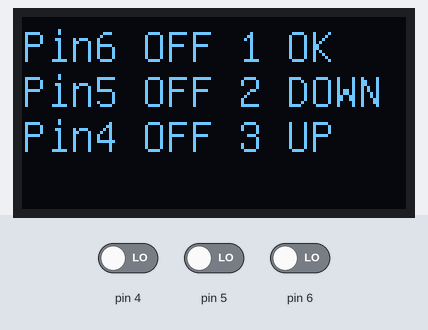
A sketch run on a simulated Arduino Uno, built with avr-gcc and run on an emulated ATmega328P. On the bench: 128×64 one-colour display. The test bench sets the inputs (shaded band); at power-on: pin 4 LOW, pin 5 LOW, pin 6 LOW.

Above: at 1.5 s.
1.6 s: pin 4 driven HIGH
At 3.2 s:
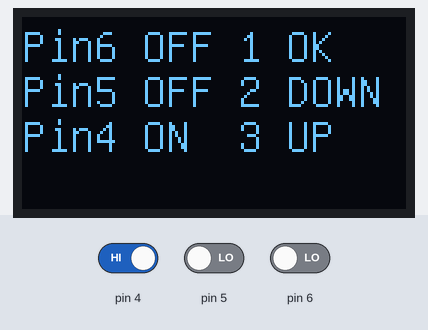
3.7 s: pin 5 driven HIGH
At 5.6 s:
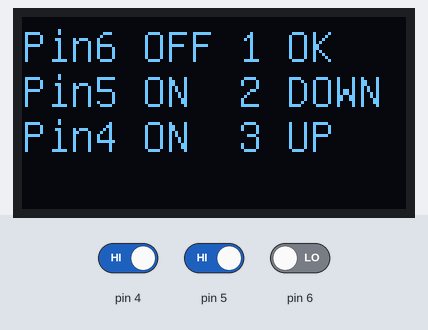
5.9 s: pin 6 driven HIGH
At 7.7 s:
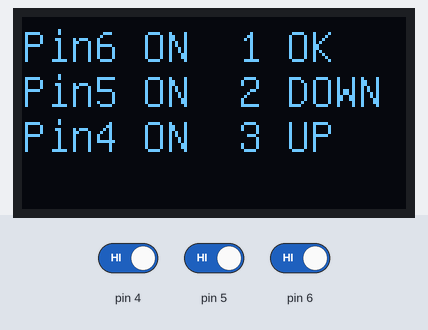
8.0 s: pin 4 driven LOW
At 10.2 s:
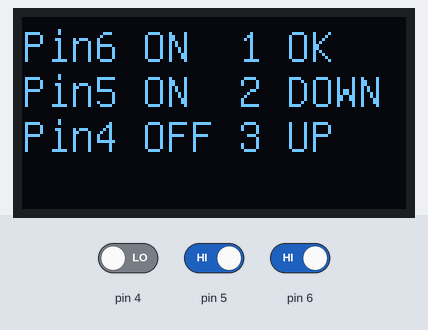
10.5 s: pin 5 driven LOW
At 12.4 s:
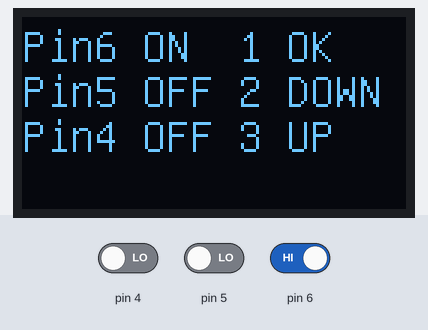
12.7 s: pin 6 driven LOW
At 14.4 s:
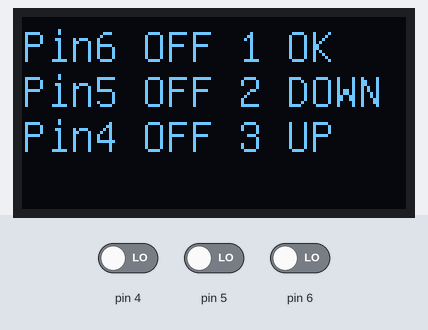
Timing chart, 0 to 15.6 s (numbered marks = the images above; inputs shaded):
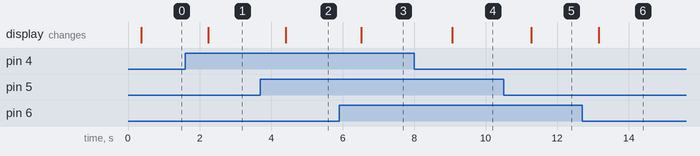

Measured:
- after the input at 1.6 s, the display: changes after 0.65 s (image 1)
- after the input at 3.7 s, the display: changes after 0.70 s (image 2)
- after the input at 5.9 s, the display: changes after 0.62 s (image 3)
- after the input at 8.0 s, the display: changes after 1.1 s (image 4)
- after the input at 10.5 s, the display: changes after 0.78 s (image 5)
- after the input at 12.7 s, the display: changes after 0.46 s (image 6)

The sketch:

sketch_feb6a.ino
```cpp
#include "U8glib.h"
#include <IRremote.h>

U8GLIB_SSD1309_128X64 u8g(8, 9, 12, 11, 10);    // SPI Com: SCK/SCL = 13, MOSI/SDA = 11, CS = 10, A0/D\C = 9, RST=2

// OLED 初始化
void draw4on (void) {u8g.drawStr( 0, 45, "Pin4 ON  3 UP");}
void draw4off(void) {u8g.drawStr( 0, 45, "Pin4 OFF 3 UP");}
void draw5on (void) {u8g.drawStr( 0, 30, "Pin5 ON  2 DOWN");}
void draw5off(void) {u8g.drawStr( 0, 30, "Pin5 OFF 2 DOWN");}
void draw6on (void) {u8g.drawStr( 0, 15, "Pin6 ON  1 OK");}
void draw6off(void) {u8g.drawStr( 0, 15, "Pin6 OFF 1 OK");}

// 按键 初始化
int button4 = 0;
int button5 = 0;
int button6 = 0;

//红外 初始化
int RECV_PIN = 7;
IRrecv irrecv(RECV_PIN);
decode_results results;

IRsend irsend;

void setup(void) {
  // OLED 初始化
  // assign default color value
  if ( u8g.getMode() == U8G_MODE_R3G3B2 ) {
    u8g.setColorIndex(255);     // white
  }
  else if ( u8g.getMode() == U8G_MODE_GRAY2BIT ) {
    u8g.setColorIndex(3);         // max intensity
  }
  else if ( u8g.getMode() == U8G_MODE_BW ) {
    u8g.setColorIndex(1);         // pixel on
  }
  else if ( u8g.getMode() == U8G_MODE_HICOLOR ) {
    u8g.setHiColorByRGB(255,255,255);
  }
  // graphic commands to redraw the complete screen should be placed here
  u8g.setFont(u8g_font_unifont);
  //u8g.setFont(u8g_font_osb21);

  // 按键 初始化
  pinMode(4, INPUT);
  pinMode(5, INPUT);
  pinMode(6, INPUT);

  //红外 初始化
  Serial.begin(9600);
  irrecv.enableIRIn(); // Start the receiver
}

void loop(void) {
  button4 = digitalRead(4);
  button5 = digitalRead(5);
  button6 = digitalRead(6);

  u8g.firstPage();
  do {
    if (button4 == HIGH) {
      draw4on();
    } else {
      draw4off();
    }

    if (button5 == HIGH) {
      draw5on();
    } else {
      draw5off();
    }

    if (button6 == HIGH) {
      draw6on();
    } else {
      draw6off();
    }
  } while( u8g.nextPage() );

  if (button4 == HIGH) {
    irsend.sendNEC(0xFFE21D, 32);
    delay(100);
  }

  if (button5 == HIGH) {
    irsend.sendNEC(0xFFD22D, 32);
    delay(100);
  }

  if (button6 == HIGH) {
    irsend.sendNEC(0xFF926D, 32);
    delay(500);
  }


  if (irrecv.decode(&results)) {
    Serial.println(results.value, HEX);
    irrecv.resume();
  }
}

    // u8g.firstPage();
    // do {
    //   draw7off();
    // } while( u8g.nextPage() );
```
